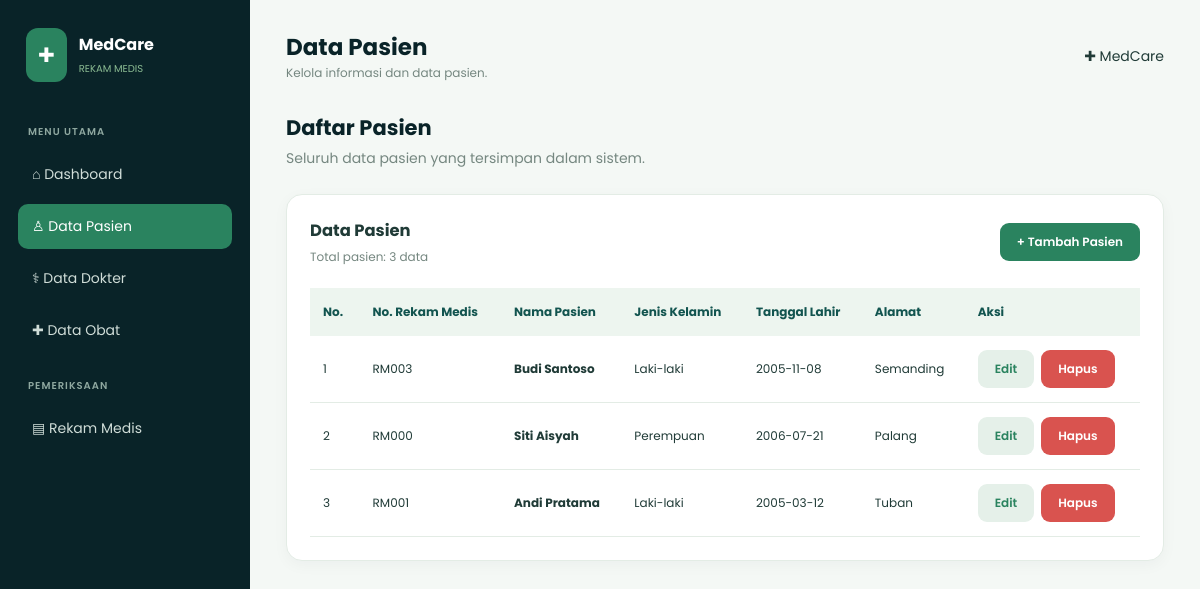
Screenshot of /pasien/index.php with the database file from the repository.
### tables this page shows
CREATE TABLE `pasien` (
  `id_pasien` int(11) NOT NULL,
  `no_rm` varchar(20) NOT NULL,
  `nama_pasien` varchar(100) NOT NULL,
  `jenis_kelamin` enum('L','P') NOT NULL,
  `tanggal_lahir` date NOT NULL,
  `alamat` text DEFAULT NULL
);

### pasien/index.php (the view, shortened to what this page needs)
<?php
include '../koneksi.php';
$query = mysqli_query($conn, "SELECT * FROM pasien ORDER BY id_pasien DESC");
?>
<!DOCTYPE html>
<html lang="id">
<head>
    <link rel="stylesheet" href="../style.css">
</head>
<body>
<div class="layout">
    <aside class="sidebar">
        <div class="brand">
            <div class="brand-icon">✚</div>
            <div>
                <h2>MedCare</h2>
                <small>REKAM MEDIS</small>
            </div>
        </div>
        <p class="menu-title">MENU UTAMA</p>
        <a href="../index.php" class="nav-link">⌂ Dashboard</a>
        <a href="index.php" class="nav-link active">♙ Data Pasien</a>
        <a href="../dokter/index.php" class="nav-link">⚕ Data Dokter</a>
        <a href="../obat/index.php" class="nav-link">✚ Data Obat</a>
        <p class="menu-title">PEMERIKSAAN</p>
        <a href="../rekam_medis/index.php" class="nav-link">▤ Rekam Medis</a>
    </aside>
    <main class="main-content">
        <div class="topbar">
            <div>
                <h1>Data Pasien</h1>
                <p>Kelola informasi dan data pasien.</p>
            </div>
            <span>✚ MedCare</span>
        </div>
        <div class="page-title">
            <h2>Daftar Pasien</h2>
            <p>Seluruh data pasien yang tersimpan dalam sistem.</p>
        </div>
        <div class="content-card">
            <div style="display:flex; justify-content:space-between;
                        align-items:center; margin-bottom:22px; gap:10px;">
                <div>
                    <h3>Data Pasien</h3>
                    <p style="color:#758780; font-size:12px; margin-top:5px;">
                        Total pasien: <?= mysqli_num_rows($query) ?> data
                    </p>
                </div>
                <a href="tambah.php" class="btn">+ Tambah Pasien</a>
            </div>
            <div class="table-wrapper">
                <table>
                    <thead>
                        <tr>
                            <th>No.</th>
                            <th>No. Rekam Medis</th>
                            <th>Nama Pasien</th>
                            <th>Jenis Kelamin</th>
                            <th>Tanggal Lahir</th>
                            <th>Alamat</th>
                            <th>Aksi</th>
                        </tr>
                    </thead>
                    <tbody>
                    <?php if (mysqli_num_rows($query) > 0): ?>
                        <?php $no = 1; ?>
                        <?php while ($data = mysqli_fetch_assoc($query)): ?>
                        <tr>
                            <td><?= $no++ ?></td>
                            <td><?= htmlspecialchars($data['no_rm']) ?></td>
                            <td><strong><?= htmlspecialchars($data['nama_pasien']) ?></strong></td>
                            <td>
                                <?= $data['jenis_kelamin'] == 'L' ? 'Laki-laki' : 'Perempuan' ?>
                            </td>
                            <td><?= htmlspecialchars($data['tanggal_lahir']) ?></td>
                            <td><?= htmlspecialchars($data['alamat'] ?? '') ?></td>
                            <td>
                                <div class="actions">
                                    <a class="btn btn-edit"
                                       href="edit.php?id=<?= $data['id_pasien'] ?>">
                                        Edit
                                    </a>
                                    <button type="button"
                                        class="btn btn-danger"
                                        onclick="bukaModal(
                                            <?= (int)$data['id_pasien'] ?>,
                                            <?= htmlspecialchars(json_encode($data['nama_pasien']), ENT_QUOTES, 'UTF-8') ?>
                                        )">
                                        Hapus
                                    </button>
                                </div>
                            </td>
                        </tr>
                        <?php endwhile; ?>
                    <?php endif; ?>
                    </tbody>
                </table>
            </div>
        </div>
    </main>
</div>
</body>
</html>

### style.css (style rules this page uses)
:root { --dark: #092328; --teal: #12544F; --green: #2A835F; --sage: #8BBB92; --background: #F4F8F5; --white: #FFFFFF; --text: #203B37; --muted: #758780; --border: #E3ECE5; --danger: #D9534F; }
* { margin: 0; padding: 0; box-sizing: border-box; }
body { font-family: 'Poppins', sans-serif; background: var(--background); color: var(--text); font-size: 14px; }
a { text-decoration: none; color: inherit; }
.layout { display: flex; min-height: 100vh; }
.sidebar { width: 250px; background: var(--dark); color: white; padding: 28px 18px; flex-shrink: 0; }
.brand { display: flex; align-items: center; gap: 12px; margin-bottom: 42px; padding: 0 8px; }
.brand-icon { background: var(--green); padding: 12px; border-radius: 12px; font-size: 20px; }
.brand h2 { font-size: 16px; font-weight: 700; }
.brand small { color: var(--sage); font-size: 10px; }
.menu-title { color: #8FA8A0; font-size: 10px; font-weight: 600; margin: 25px 10px 12px; letter-spacing: 1px; }
.nav-link { display: block; padding: 12px 14px; border-radius: 10px; color: #D0DDD8; margin-bottom: 7px; transition: .2s; }
.nav-link:hover, .nav-link.active { background: var(--green); color: white; }
.main-content { flex: 1; padding: 30px 36px; min-width: 0; }
.topbar { display: flex; justify-content: space-between; align-items: center; margin-bottom: 30px; gap: 15px; }
.topbar h1 { font-size: 23px; color: var(--dark); }
.topbar p { color: var(--muted); font-size: 12px; }
.page-title { margin-bottom: 25px; }
.page-title h2 { font-size: 21px; color: var(--dark); }
.page-title p { color: var(--muted); margin-top: 5px; }
.stat-card, .content-card { background: var(--white); padding: 23px; border-radius: 16px; border: 1px solid var(--border); box-shadow: 0 4px 15px rgba(9,35,40,.04); }
.btn { display: inline-block; padding: 10px 17px; border: none; border-radius: 9px; background: var(--green); color: white; font-family: inherit; font-size: 12px; font-weight: 600; cursor: pointer; transition: .2s; }
.btn-danger { background: var(--danger); color: white; }
.btn-edit { background: #E5F0E9; color: var(--green); }
.table-wrapper { overflow-x: auto; }
table { width: 100%; border-collapse: collapse; background: white; min-width: 650px; }
th { background: #EDF5EF; color: var(--teal); text-align: left; font-size: 12px; padding: 15px 13px; }
td { padding: 14px 13px; border-bottom: 1px solid var(--border); font-size: 12px; }
.actions { display: flex; gap: 7px; align-items: center; }
.main-content { animation: pageFadeIn 0.45s ease; }
.content-card, .form-card { animation: cardAppear 0.5s ease; transition: box-shadow 0.3s ease, transform 0.3s ease; }
.btn, .btn-secondary, .action-btn { transition: all 0.25s ease; }
tbody tr { transition: background 0.2s ease; }
.nav-link { transition: all 0.25s ease; }

### rows the page displays
pasien: no_rm "RM003", nama_pasien "Budi Santoso", jenis_kelamin "Laki-laki", tanggal_lahir "2005-11-08", alamat "Semanding"
pasien: no_rm "RM000", nama_pasien "Siti Aisyah", jenis_kelamin "Perempuan", tanggal_lahir "2006-07-21", alamat "Palang"
pasien: no_rm "RM001", nama_pasien "Andi Pratama", jenis_kelamin "Laki-laki", tanggal_lahir "2005-03-12", alamat "Tuban"

### other values shown
mysqli_num_rows($query) "3"
